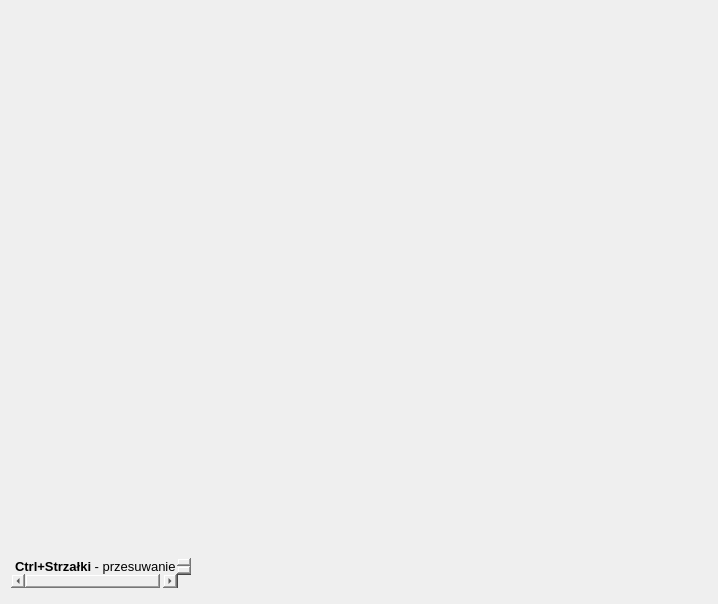
<?xml version="1.0" encoding="UTF-8"?>
<ui version="4.0">
 <class>SeasonCalendarEditor</class>
 <widget class="QWidget" name="SeasonCalendarEditor">
  <property name="geometry">
   <rect>
    <x>0</x>
    <y>0</y>
    <width>718</width>
    <height>604</height>
   </rect>
  </property>
  <property name="windowTitle">
   <string>Form</string>
  </property>
  <layout class="QVBoxLayout" name="verticalLayout_2">
   <item>
    <layout class="QHBoxLayout" name="horizontalLayout_3">
     <item>
      <layout class="QVBoxLayout" name="verticalLayout" stretch="1000,1">
       <item>
        <widget class="QTreeView" name="treeView">
         <property name="styleSheet">
          <string notr="true">background: transparent;</string>
         </property>
        </widget>
       </item>
       <item>
        <layout class="QHBoxLayout" name="horizontalLayout_2">
         <item>
          <widget class="QTextEdit" name="textEdit_shortcuts">
           <property name="sizePolicy">
            <sizepolicy hsizetype="Maximum" vsizetype="Maximum">
             <horstretch>0</horstretch>
             <verstretch>0</verstretch>
            </sizepolicy>
           </property>
           <property name="maximumSize">
            <size>
             <width>180</width>
             <height>30</height>
            </size>
           </property>
           <property name="styleSheet">
            <string notr="true">background: transparent; color: black; border: none;</string>
           </property>
           <property name="lineWrapMode">
            <enum>QTextEdit::NoWrap</enum>
           </property>
           <property name="html">
            <string>&lt;!DOCTYPE HTML PUBLIC &quot;-//W3C//DTD HTML 4.0//EN&quot; &quot;http://www.w3.org/TR/REC-html40/strict.dtd&quot;&gt;
&lt;html&gt;&lt;head&gt;&lt;meta name=&quot;qrichtext&quot; content=&quot;1&quot; /&gt;&lt;meta charset=&quot;utf-8&quot; /&gt;&lt;style type=&quot;text/css&quot;&gt;
p, li { white-space: pre-wrap; }
hr { height: 1px; border-width: 0; }
li.unchecked::marker { content: &quot;\2610&quot;; }
li.checked::marker { content: &quot;\2612&quot;; }
&lt;/style&gt;&lt;/head&gt;&lt;body style=&quot; font-family:'Ubuntu'; font-size:10pt; font-weight:400; font-style:normal;&quot;&gt;
&lt;p style=&quot; margin-top:0px; margin-bottom:0px; margin-left:0px; margin-right:0px; -qt-block-indent:0; text-indent:0px;&quot;&gt;&lt;span style=&quot; font-weight:700;&quot;&gt;Ctrl+Strzałki &lt;/span&gt;- przesuwanie&lt;/p&gt;&lt;/body&gt;&lt;/html&gt;</string>
           </property>
          </widget>
         </item>
         <item>
          <layout class="QHBoxLayout" name="horizontalLayout">
           <property name="spacing">
            <number>4</number>
           </property>
           <property name="sizeConstraint">
            <enum>QLayout::SetMaximumSize</enum>
           </property>
           <item>
            <widget class="QPushButton" name="pushButton_add">
             <property name="sizePolicy">
              <sizepolicy hsizetype="Expanding" vsizetype="Expanding">
               <horstretch>0</horstretch>
               <verstretch>0</verstretch>
              </sizepolicy>
             </property>
             <property name="minimumSize">
              <size>
               <width>45</width>
               <height>40</height>
              </size>
             </property>
             <property name="maximumSize">
              <size>
               <width>45</width>
               <height>40</height>
              </size>
             </property>
             <property name="focusPolicy">
              <enum>Qt::NoFocus</enum>
             </property>
             <property name="text">
              <string/>
             </property>
             <property name="icon">
              <iconset resource="../../../assets.qrc">
               <normaloff>:/img/plus.png</normaloff>:/img/plus.png</iconset>
             </property>
             <property name="iconSize">
              <size>
               <width>40</width>
               <height>40</height>
              </size>
             </property>
             <property name="autoDefault">
              <bool>false</bool>
             </property>
             <property name="default">
              <bool>false</bool>
             </property>
             <property name="flat">
              <bool>true</bool>
             </property>
            </widget>
           </item>
           <item>
            <widget class="QPushButton" name="pushButton_remove">
             <property name="sizePolicy">
              <sizepolicy hsizetype="Expanding" vsizetype="Expanding">
               <horstretch>0</horstretch>
               <verstretch>0</verstretch>
              </sizepolicy>
             </property>
             <property name="minimumSize">
              <size>
               <width>45</width>
               <height>40</height>
              </size>
             </property>
             <property name="maximumSize">
              <size>
               <width>45</width>
               <height>40</height>
              </size>
             </property>
             <property name="focusPolicy">
              <enum>Qt::NoFocus</enum>
             </property>
             <property name="text">
              <string/>
             </property>
             <property name="icon">
              <iconset resource="../../../assets.qrc">
               <normaloff>:/img/delete.png</normaloff>:/img/delete.png</iconset>
             </property>
             <property name="iconSize">
              <size>
               <width>40</width>
               <height>40</height>
              </size>
             </property>
             <property name="autoDefault">
              <bool>false</bool>
             </property>
             <property name="default">
              <bool>false</bool>
             </property>
             <property name="flat">
              <bool>true</bool>
             </property>
            </widget>
           </item>
           <item>
            <spacer name="horizontalSpacer">
             <property name="orientation">
              <enum>Qt::Horizontal</enum>
             </property>
             <property name="sizeHint" stdset="0">
              <size>
               <width>40</width>
               <height>20</height>
              </size>
             </property>
            </spacer>
           </item>
          </layout>
         </item>
         <item>
          <spacer name="horizontalSpacer_2">
           <property name="orientation">
            <enum>Qt::Horizontal</enum>
           </property>
           <property name="sizeHint" stdset="0">
            <size>
             <width>40</width>
             <height>20</height>
            </size>
           </property>
          </spacer>
         </item>
        </layout>
       </item>
      </layout>
     </item>
     <item>
      <spacer name="horizontalSpacer_3">
       <property name="orientation">
        <enum>Qt::Horizontal</enum>
       </property>
       <property name="sizeType">
        <enum>QSizePolicy::Maximum</enum>
       </property>
       <property name="sizeHint" stdset="0">
        <size>
         <width>30</width>
         <height>20</height>
        </size>
       </property>
      </spacer>
     </item>
     <item>
      <layout class="QVBoxLayout" name="verticalLayout_actualElementInfo"/>
     </item>
    </layout>
   </item>
  </layout>
 </widget>
 <resources>
  <include location="../../../assets.qrc"/>
 </resources>
 <connections/>
</ui>
